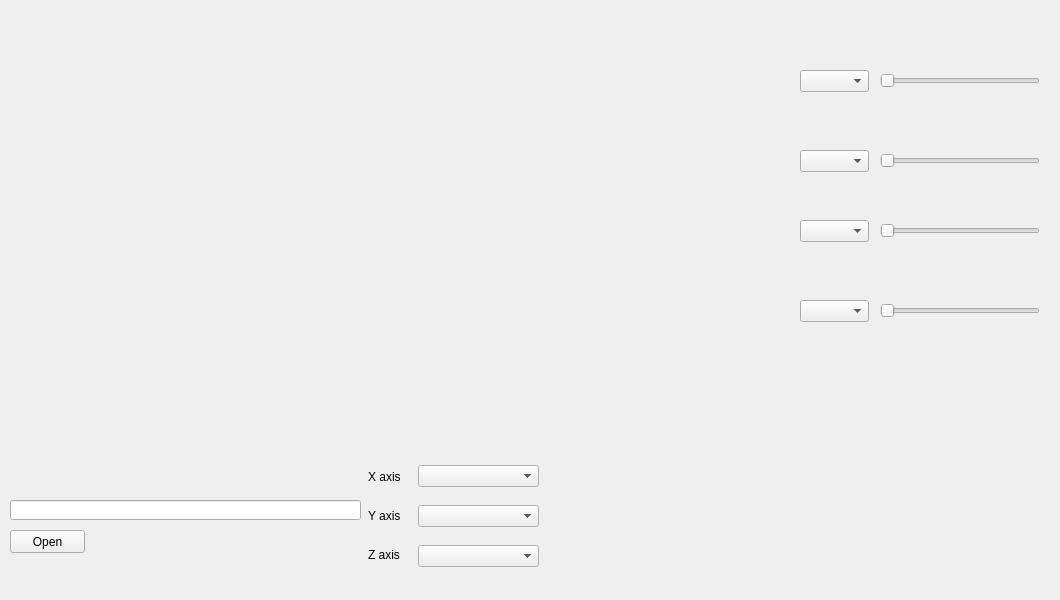
<?xml version="1.0" encoding="UTF-8"?>
<ui version="4.0">
 <class>CarpetPlotMainWindow</class>
 <widget class="QMainWindow" name="CarpetPlotMainWindow">
  <property name="enabled">
   <bool>true</bool>
  </property>
  <property name="geometry">
   <rect>
    <x>0</x>
    <y>0</y>
    <width>1060</width>
    <height>600</height>
   </rect>
  </property>
  <property name="sizePolicy">
   <sizepolicy hsizetype="Fixed" vsizetype="Fixed">
    <horstretch>0</horstretch>
    <verstretch>0</verstretch>
   </sizepolicy>
  </property>
  <property name="maximumSize">
   <size>
    <width>1060</width>
    <height>600</height>
   </size>
  </property>
  <property name="windowTitle">
   <string>Carpet Plotter</string>
  </property>
  <property name="toolTipDuration">
   <number>0</number>
  </property>
  <widget class="QWidget" name="centralwidget">
   <widget class="QPushButton" name="pushButtonOpen">
    <property name="geometry">
     <rect>
      <x>10</x>
      <y>530</y>
      <width>75</width>
      <height>23</height>
     </rect>
    </property>
    <property name="text">
     <string>Open</string>
    </property>
   </widget>
   <widget class="QLineEdit" name="lineEdit">
    <property name="geometry">
     <rect>
      <x>10</x>
      <y>500</y>
      <width>351</width>
      <height>20</height>
     </rect>
    </property>
   </widget>
   <widget class="QComboBox" name="XcomboBox">
    <property name="geometry">
     <rect>
      <x>418</x>
      <y>465</y>
      <width>121</width>
      <height>22</height>
     </rect>
    </property>
   </widget>
   <widget class="QComboBox" name="YcomboBox">
    <property name="geometry">
     <rect>
      <x>418</x>
      <y>505</y>
      <width>121</width>
      <height>22</height>
     </rect>
    </property>
   </widget>
   <widget class="QComboBox" name="ZcomboBox">
    <property name="geometry">
     <rect>
      <x>418</x>
      <y>545</y>
      <width>121</width>
      <height>22</height>
     </rect>
    </property>
   </widget>
   <widget class="QLabel" name="label">
    <property name="geometry">
     <rect>
      <x>368</x>
      <y>470</y>
      <width>47</width>
      <height>13</height>
     </rect>
    </property>
    <property name="text">
     <string>X axis</string>
    </property>
   </widget>
   <widget class="QLabel" name="label_2">
    <property name="geometry">
     <rect>
      <x>368</x>
      <y>509</y>
      <width>47</width>
      <height>13</height>
     </rect>
    </property>
    <property name="text">
     <string>Y axis</string>
    </property>
   </widget>
   <widget class="QLabel" name="label_3">
    <property name="geometry">
     <rect>
      <x>368</x>
      <y>548</y>
      <width>47</width>
      <height>13</height>
     </rect>
    </property>
    <property name="text">
     <string>Z axis</string>
    </property>
   </widget>
   <widget class="QSlider" name="horizontalSlider1">
    <property name="geometry">
     <rect>
      <x>880</x>
      <y>70</y>
      <width>160</width>
      <height>22</height>
     </rect>
    </property>
    <property name="orientation">
     <enum>Qt::Horizontal</enum>
    </property>
   </widget>
   <widget class="QSlider" name="horizontalSlider2">
    <property name="geometry">
     <rect>
      <x>880</x>
      <y>150</y>
      <width>160</width>
      <height>22</height>
     </rect>
    </property>
    <property name="orientation">
     <enum>Qt::Horizontal</enum>
    </property>
   </widget>
   <widget class="QSlider" name="horizontalSlider3">
    <property name="geometry">
     <rect>
      <x>880</x>
      <y>220</y>
      <width>160</width>
      <height>22</height>
     </rect>
    </property>
    <property name="orientation">
     <enum>Qt::Horizontal</enum>
    </property>
   </widget>
   <widget class="QSlider" name="horizontalSlider4">
    <property name="geometry">
     <rect>
      <x>880</x>
      <y>300</y>
      <width>160</width>
      <height>22</height>
     </rect>
    </property>
    <property name="orientation">
     <enum>Qt::Horizontal</enum>
    </property>
   </widget>
   <widget class="QComboBox" name="comboBoxSlider1">
    <property name="geometry">
     <rect>
      <x>800</x>
      <y>70</y>
      <width>69</width>
      <height>22</height>
     </rect>
    </property>
   </widget>
   <widget class="QComboBox" name="comboBoxSlider2">
    <property name="geometry">
     <rect>
      <x>800</x>
      <y>150</y>
      <width>69</width>
      <height>22</height>
     </rect>
    </property>
   </widget>
   <widget class="QComboBox" name="comboBoxSlider3">
    <property name="geometry">
     <rect>
      <x>800</x>
      <y>220</y>
      <width>69</width>
      <height>22</height>
     </rect>
    </property>
   </widget>
   <widget class="QComboBox" name="comboBoxSlider4">
    <property name="geometry">
     <rect>
      <x>800</x>
      <y>300</y>
      <width>69</width>
      <height>22</height>
     </rect>
    </property>
   </widget>
  </widget>
  <widget class="QMenuBar" name="menubar">
   <property name="geometry">
    <rect>
     <x>0</x>
     <y>0</y>
     <width>1060</width>
     <height>21</height>
    </rect>
   </property>
  </widget>
 </widget>
 <resources/>
 <connections/>
</ui>
